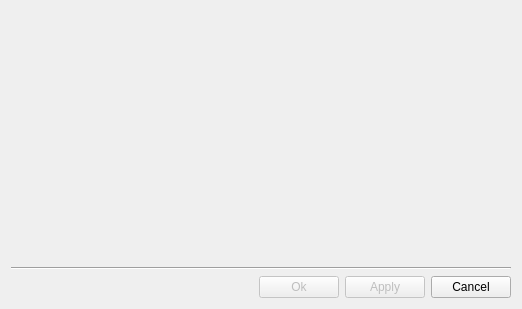
<?xml version="1.0" encoding="UTF-8"?>
<ui version="4.0">
 <class>Dialog</class>
 <widget class="QDialog" name="Dialog">
  <property name="geometry">
   <rect>
    <x>0</x>
    <y>0</y>
    <width>522</width>
    <height>309</height>
   </rect>
  </property>
  <property name="minimumSize">
   <size>
    <width>522</width>
    <height>309</height>
   </size>
  </property>
  <property name="maximumSize">
   <size>
    <width>522</width>
    <height>309</height>
   </size>
  </property>
  <property name="windowTitle">
   <string/>
  </property>
  <layout class="QVBoxLayout" name="verticalLayout">
   <item>
    <layout class="QHBoxLayout" name="horizontalLayout_2">
     <item>
      <widget class="QWidget" name="widget" native="true">
       <property name="minimumSize">
        <size>
         <width>0</width>
         <height>256</height>
        </size>
       </property>
       <property name="maximumSize">
        <size>
         <width>517</width>
         <height>256</height>
        </size>
       </property>
      </widget>
     </item>
    </layout>
   </item>
   <item>
    <spacer name="verticalSpacer">
     <property name="orientation">
      <enum>Qt::Vertical</enum>
     </property>
     <property name="sizeHint" stdset="0">
      <size>
       <width>20</width>
       <height>40</height>
      </size>
     </property>
    </spacer>
   </item>
   <item>
    <widget class="Line" name="line">
     <property name="orientation">
      <enum>Qt::Horizontal</enum>
     </property>
    </widget>
   </item>
   <item>
    <layout class="QHBoxLayout" name="horizontalLayout">
     <item>
      <spacer name="horizontalSpacer">
       <property name="orientation">
        <enum>Qt::Horizontal</enum>
       </property>
       <property name="sizeHint" stdset="0">
        <size>
         <width>40</width>
         <height>20</height>
        </size>
       </property>
      </spacer>
     </item>
     <item>
      <widget class="QPushButton" name="okButton">
       <property name="enabled">
        <bool>false</bool>
       </property>
       <property name="text">
        <string>Ok</string>
       </property>
      </widget>
     </item>
     <item>
      <widget class="QPushButton" name="applyButton">
       <property name="enabled">
        <bool>false</bool>
       </property>
       <property name="text">
        <string>Apply</string>
       </property>
      </widget>
     </item>
     <item>
      <widget class="QPushButton" name="cancelButton">
       <property name="text">
        <string>Cancel</string>
       </property>
      </widget>
     </item>
    </layout>
   </item>
  </layout>
 </widget>
 <resources/>
 <connections>
  <connection>
   <sender>cancelButton</sender>
   <signal>clicked()</signal>
   <receiver>Dialog</receiver>
   <slot>close()</slot>
   <hints>
    <hint type="sourcelabel">
     <x>480</x>
     <y>334</y>
    </hint>
    <hint type="destinationlabel">
     <x>480</x>
     <y>315</y>
    </hint>
   </hints>
  </connection>
 </connections>
</ui>
